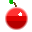

This chart was generated by the following Python code:
from PIL import Image, ImageDraw
import math

def generate_transparent_apple(output_path="透明苹果.png"):
    # 基础设置：32x32像素，RGBA模式确保背景透明
    size = 32
    image = Image.new("RGBA", (size, size), (0, 0, 0, 0))  # 初始全透明背景
    draw = ImageDraw.Draw(image)
    
    # 苹果颜色体系（卡通风格，色彩鲜明）
    apple_colors = {
        "body_main": (220, 0, 0, 255),    # 苹果主体红色（不透明）
        "body_light": (255, 50, 50, 255), # 主体亮部（增强立体感）
        "body_dark": (180, 0, 0, 255),    # 主体暗部
        "leaf_main": (0, 180, 0, 255),    # 叶子绿色
        "leaf_light": (50, 220, 50, 255), # 叶子亮部
        "stem": (100, 60, 20, 255),       # 果柄棕色
        "highlight": (255, 255, 255, 230) # 高光（半透明）
    }
    
    # 1. 绘制苹果主体（圆形，避免边缘生硬）
    apple_center = (size//2, size//2 + 2)  # 苹果中心（稍向下偏移，更自然）
    apple_radius = 12                      # 主体半径（适配32x32尺寸）
    
    for x in range(size):
        for y in range(size):
            # 计算到中心的距离
            dx = x - apple_center[0]
            dy = y - apple_center[1]
            distance = math.sqrt(dx*dx + dy*dy)
            
            # 在圆形范围内绘制苹果主体
            if distance <= apple_radius:
                # 顶部稍亮，底部稍暗，增强立体感
                brightness_factor = 1 - (dy / (apple_radius * 2))
                
                # 确定颜色（根据位置变化）
                if brightness_factor > 1.1:
                    color = apple_colors["body_light"]
                elif brightness_factor < 0.9:
                    color = apple_colors["body_dark"]
                else:
                    color = apple_colors["body_main"]
                
                # 边缘稍透明，避免生硬
                edge_factor = 1 - (distance / apple_radius)
                if edge_factor < 0.2:
                    # 边缘渐变透明
                    alpha = int(255 * (edge_factor / 0.2))
                    color = (color[0], color[1], color[2], alpha)
                
                draw.point((x, y), color)
    
    # 2. 绘制果柄
    # 果柄位置（苹果顶部中心偏左）
    stem_start = (apple_center[0] - 1, apple_center[1] - apple_radius)
    stem_end = (apple_center[0] - 3, apple_center[1] - apple_radius - 4)
    
    # 绘制果柄线条
    for i in range(5):
        x = stem_start[0] - (i // 2)
        y = stem_start[1] - i
        if 0 <= x < size and 0 <= y < size:
            draw.point((x, y), apple_colors["stem"])
            # 果柄右侧添加亮边
            draw.point((x + 1, y), (130, 90, 50, 255))
    
    # 3. 绘制叶子
    # 叶子位置（果柄顶部）
    leaf_center = (stem_end[0] - 2, stem_end[1] - 1)
    
    for x in range(leaf_center[0] - 3, leaf_center[0] + 2):
        for y in range(leaf_center[1] - 2, leaf_center[1] + 3):
            # 叶子形状（简单椭圆）
            dx = x - leaf_center[0]
            dy = y - leaf_center[1]
            if (dx*dx)*2 + (dy*dy) <= 9:  # 横向椭圆
                # 叶子左侧亮部，右侧暗部
                if dx < -1:
                    draw.point((x, y), apple_colors["leaf_light"])
                else:
                    draw.point((x, y), apple_colors["leaf_main"])
    
    # 4. 添加高光（增强光泽感）
    # 高光位置（右上侧）
    highlight_center = (apple_center[0] + 4, apple_center[1] - 4)
    
    for x in range(highlight_center[0] - 3, highlight_center[0] + 2):
        for y in range(highlight_center[1] - 2, highlight_center[1] + 2):
            dx = x - highlight_center[0]
            dy = y - highlight_center[1]
            if dx*dx + dy*dy <= 4:  # 小圆形高光
                draw.point((x, y), apple_colors["highlight"])
    
    # 保存图片
    image.save(output_path)
    print(f"透明背景苹果已生成：{output_path} (32x32像素)")

if __name__ == "__main__":
    generate_transparent_apple()
